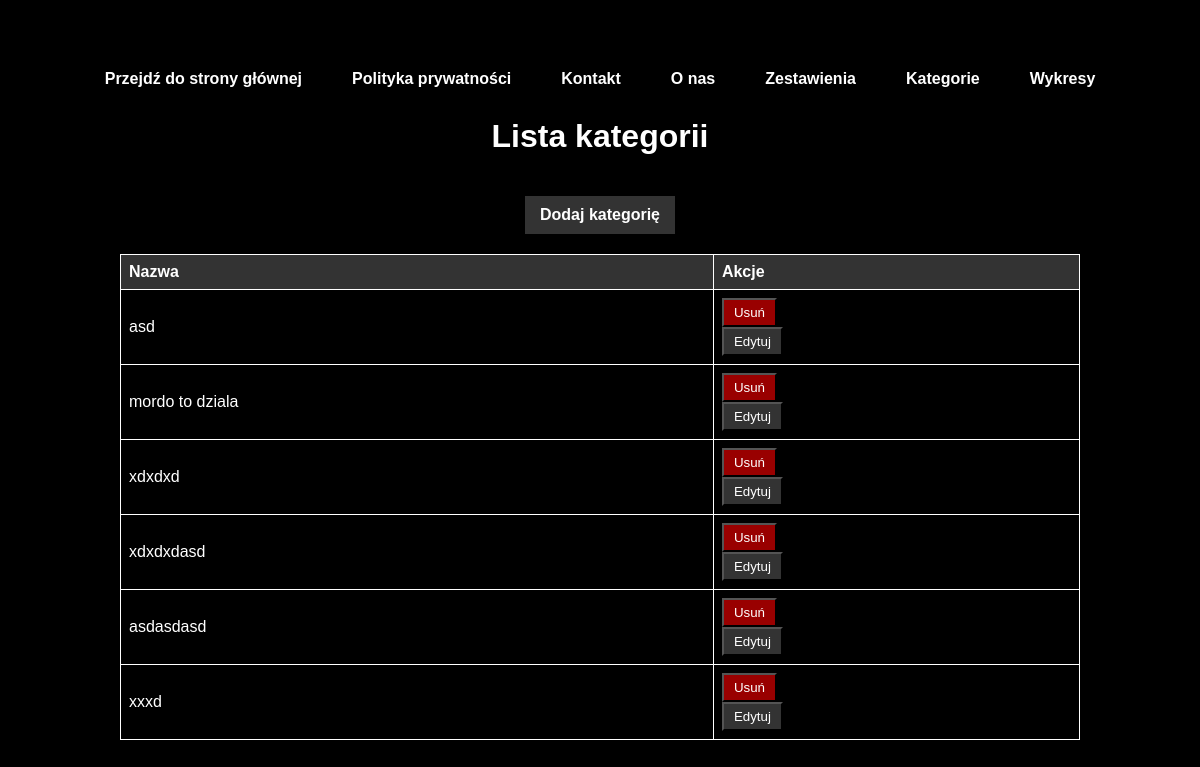
/kategorie/, run on an earlier commit of the app's database.
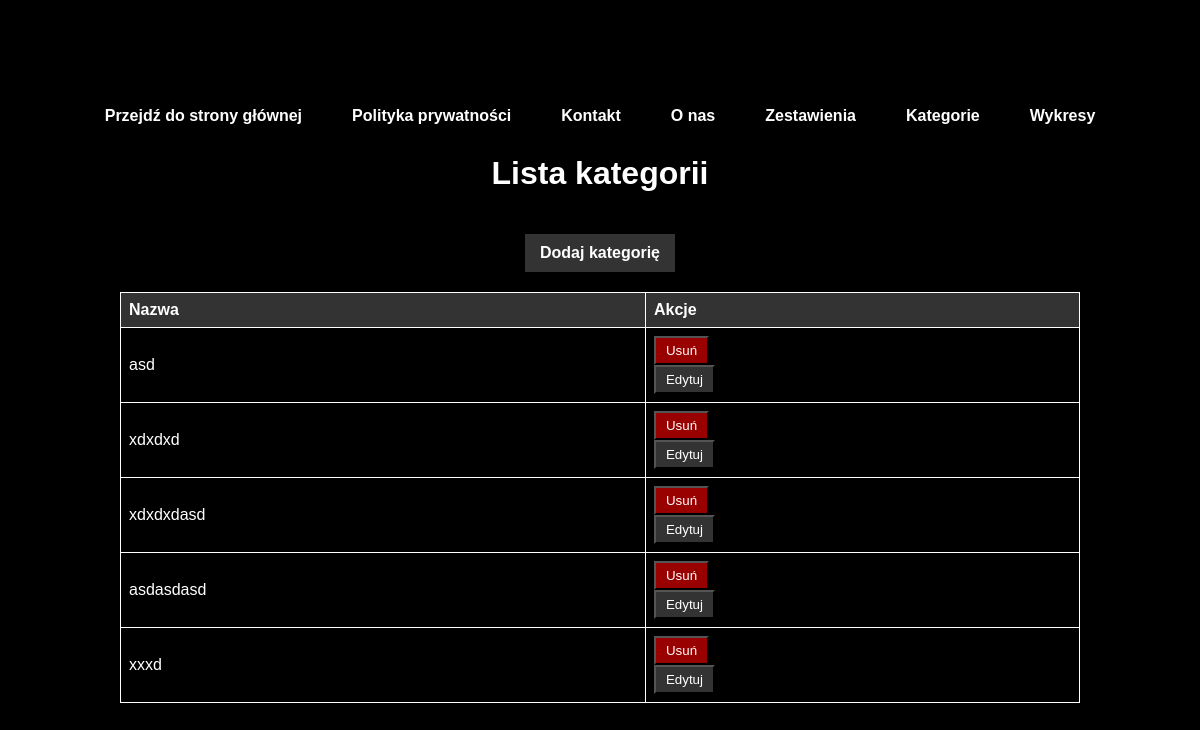
And on a later commit of the database.
### mainapp/models.py (models this page shows, shortened)
class Kategoria(models.Model):
    nazwa = models.CharField(max_length=100)
    objects = models.Manager()  # Dodana deklaracja atrybutu 'objects'

### mainapp/views.py (the view)
# urls.py: path('kategorie/', views.lista_kategorii, name='lista_kategorii'),
def lista_kategorii(request):
    kategorie = Kategoria.objects.all()
    return render(request, 'lista_kategorii.html', {'kategorie': kategorie})

### mainapp/templates/lista_kategorii.html (shortened to what this page needs)
<!DOCTYPE html>
<html>
{% include 'navbar.html' %}
<head>
</head>
<body>
    <h1>Lista kategorii</h1>
    <a class="add-button" href="{% url 'dodaj_kategorie' %}">Dodaj kategorię</a>
    <table>
        <tr>
            <th>Nazwa</th>
            <th>Akcje</th>
        </tr>
        {% for kategoria in kategorie %}
        <tr>
            <td>{{ kategoria.nazwa }}</td>
            <td>
                <form method="POST" action="{% url 'usun_kategorie' kategoria.id %}">
                    <button type="submit" class="delete-button">Usuń</button>
                </form>
                <form method="GET" action="{% url 'edytuj_kategorie' kategoria.id %}">
                    <button type="submit" class="edit-button">Edytuj</button>
                </form>
            </td>
        </tr>
        {% endfor %}
    </table>
</body>
</html>

What changed in the data, as far as the page shows it:
removed Kategoria: nazwa "mordo to dziala"
